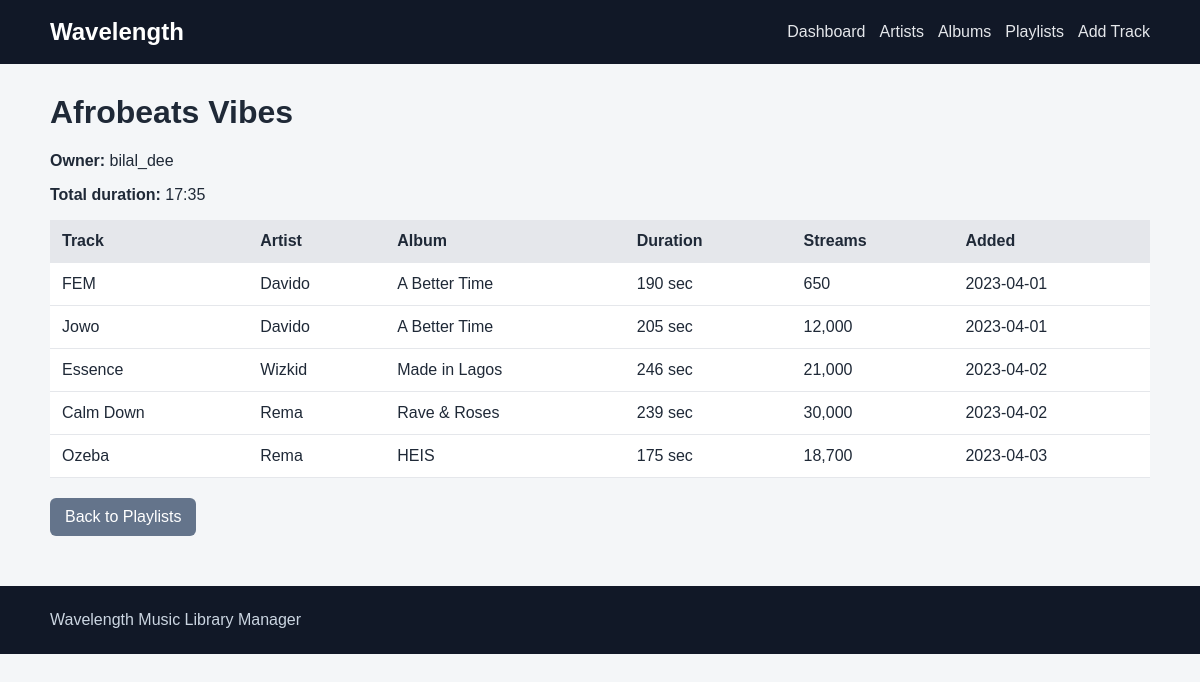
Page /wavelength/playlist.php?id=1 on the committed database.
### tables this page shows
CREATE TABLE `playlists` (
  `playlist_id` int NOT NULL,
  `user_id` int DEFAULT NULL,
  `playlist_name` varchar(100) NOT NULL
);

CREATE TABLE `users` (
  `user_id` int NOT NULL,
  `username` varchar(50) NOT NULL,
  `email` varchar(100) NOT NULL,
  `join_date` date DEFAULT NULL
);

CREATE TABLE `tracks` (
  `track_id` int NOT NULL,
  `album_id` int DEFAULT NULL,
  `title` varchar(150) NOT NULL,
  `duration_seconds` int DEFAULT NULL,
  `stream_count` int DEFAULT '0'
);

CREATE TABLE `artists` (
  `artist_id` int NOT NULL,
  `name` varchar(100) NOT NULL,
  `country` varchar(50) DEFAULT NULL
);

CREATE TABLE `albums` (
  `album_id` int NOT NULL,
  `artist_id` int DEFAULT NULL,
  `title` varchar(150) NOT NULL,
  `release_year` year DEFAULT NULL,
  `genre` varchar(50) DEFAULT NULL
);

CREATE TABLE `playlist_tracks` (
  `playlist_id` int NOT NULL,
  `track_id` int NOT NULL,
  `added_date` date DEFAULT (curdate())
);

### wavelength/playlist.php (the view, shortened to what this page needs)
<?php
require 'db.php';
$id = (int)($_GET['id'] ?? 0);
if ($id <= 0) {
    $playlist = false;
} else {
    try {
        $stmt = $pdo->prepare("
            SELECT p.playlist_id, p.playlist_name, u.username
            FROM playlists p
            LEFT JOIN users u ON u.user_id = p.user_id
            WHERE p.playlist_id = ?
        ");
        $stmt->execute([$id]);
        $playlist = $stmt->fetch();
    } catch (PDOException $e) {
        $playlist = false;
    }
}
require 'partials/header.php';
?>
<?php
try {
    $stmt = $pdo->prepare("
        SELECT
            t.title AS track_title,
            ar.name AS artist_name,
            al.title AS album_title,
            t.duration_seconds,
            t.stream_count,
            pt.added_date
        FROM playlists p
        INNER JOIN playlist_tracks pt ON pt.playlist_id = p.playlist_id
        INNER JOIN tracks t ON t.track_id = pt.track_id
        INNER JOIN albums al ON al.album_id = t.album_id
        INNER JOIN artists ar ON ar.artist_id = al.artist_id
        WHERE p.playlist_id = ?
        ORDER BY pt.added_date ASC, t.track_id ASC
    ");
    $stmt->execute([$id]);
    $tracks = $stmt->fetchAll();
    $sumStmt = $pdo->prepare("
        SELECT COALESCE(SUM(t.duration_seconds), 0)
        FROM playlist_tracks pt
        INNER JOIN tracks t ON t.track_id = pt.track_id
        WHERE pt.playlist_id = ?
    ");
    $sumStmt->execute([$id]);
    $totalSeconds = (int)$sumStmt->fetchColumn();
} catch (PDOException $e) {
    $tracks = [];
    $totalSeconds = 0;
}
$minutes = intdiv($totalSeconds, 60);
$seconds = $totalSeconds % 60;
?>
<h1><?= htmlspecialchars($playlist['playlist_name']) ?></h1>
<p><strong>Owner:</strong> <?= $playlist['username'] === null ? 'Unknown' : htmlspecialchars($playlist['username']) ?></p>
<p><strong>Total duration:</strong> <?= $minutes ?>:<?= str_pad((string)$seconds, 2, '0', STR_PAD_LEFT) ?></p>
<?php if (!$tracks): ?>
    <div class="alert">This playlist is empty.</div>
<?php else: ?>
<table>
    <thead>
        <tr><th>Track</th><th>Artist</th><th>Album</th><th>Duration</th><th>Streams</th><th>Added</th></tr>
    </thead>
    <tbody>
    <?php foreach ($tracks as $track): ?>
        <tr>
            <td><?= htmlspecialchars($track['track_title']) ?></td>
            <td><?= htmlspecialchars($track['artist_name']) ?></td>
            <td><?= htmlspecialchars($track['album_title']) ?></td>
            <td><?= (int)$track['duration_seconds'] ?> sec</td>
            <td><?= number_format((int)$track['stream_count']) ?></td>
            <td><?= htmlspecialchars($track['added_date']) ?></td>
        </tr>
    <?php endforeach; ?>
    </tbody>
</table>
<?php endif; ?>
<a class="button secondary" href="playlists.php">Back to Playlists</a>
<?php require 'partials/footer.php'; ?>

### wavelength/css/style.css (style rules this page uses)
* { box-sizing: border-box; }
body { margin: 0; font-family: Arial, sans-serif; background: #f4f6f8; color: #1f2937; }
h1 { margin-top: 0; }
.button { display: inline-block; border: 0; border-radius: 6px; background: #2563eb; color: white; padding: 10px 15px; text-decoration: none; cursor: pointer; }
.button.secondary { background: #64748b; }
table { width: 100%; border-collapse: collapse; background: white; margin-bottom: 20px; }
th, td { padding: 12px; border-bottom: 1px solid #e5e7eb; text-align: left; }
th { background: #e5e7eb; }

### rows in the picture
playlists: playlist_name "Afrobeats Vibes", user.username "bilal_dee"
tracks: title "FEM", artists.name "Davido", album.title "A Better Time", duration_seconds "190", stream_count "650", playlist_tracks.added_date "2023-04-01"
tracks: title "Jowo", artists.name "Davido", album.title "A Better Time", duration_seconds "205", stream_count "12,000", playlist_tracks.added_date "2023-04-01"
tracks: title "Essence", artists.name "Wizkid", album.title "Made in Lagos", duration_seconds "246", stream_count "21,000", playlist_tracks.added_date "2023-04-02"
tracks: title "Calm Down", artists.name "Rema", album.title "Rave & Roses", duration_seconds "239", stream_count "30,000", playlist_tracks.added_date "2023-04-02"
tracks: title "Ozeba", artists.name "Rema", album.title "HEIS", duration_seconds "175", stream_count "18,700", playlist_tracks.added_date "2023-04-03"

### other values in the picture
$minutes "17"
str_pad((string)$seconds, 2, '0', STR_PAD_LEFT) "35"
